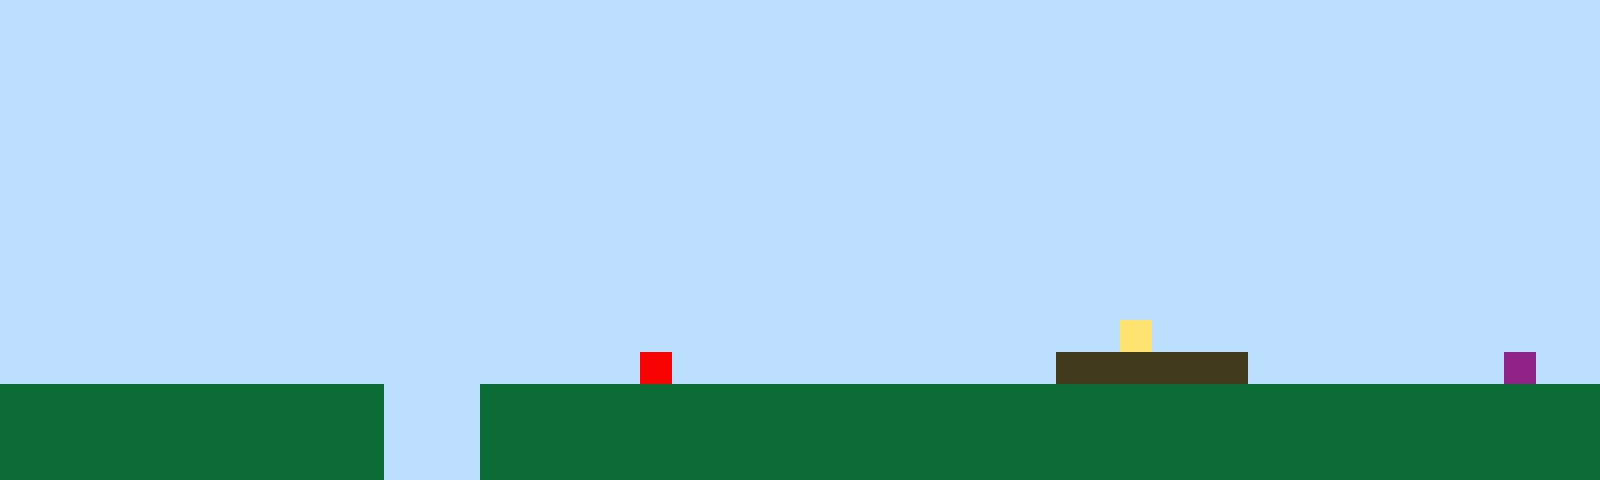

A 2D game scene composited from a Tiled map and its tileset images. What follows is a short description and the map's XML, with every tile layer's data as written:
An orthogonal 50x15 tile map with 32x32 px tiles, 1 tile layer (Tile Layer 1).

<map version="1.10" tiledversion="1.11.2" orientation="orthogonal" renderorder="right-up" width="50" height="15" tilewidth="32" tileheight="32" infinite="0" nextlayerid="2" nextobjectid="1"><editorsettings><export target="map1.csv" format="csv" /></editorsettings><tileset firstgid="1" name="sprites" tilewidth="32" tileheight="32" tilecount="6" columns="3"><image source="sprites.png" width="96" height="64" /></tileset><layer id="1" name="Tile Layer 1" width="50" height="15"><data encoding="csv">1,1,1,1,1,1,1,1,1,1,1,1,1,1,1,1,1,1,1,1,1,1,1,1,1,1,1,1,1,1,1,1,1,1,1,1,1,1,1,1,1,1,1,1,1,1,1,1,1,1,1,1,1,1,1,1,1,1,1,1,1,1,1,1,1,1,1,1,1,1,1,1,1,1,1,1,1,1,1,1,1,1,1,1,1,1,1,1,1,1,1,1,1,1,1,1,1,1,1,1,1,1,1,1,1,1,1,1,1,1,1,1,1,1,1,1,1,1,1,1,1,1,1,1,1,1,1,1,1,1,1,1,1,1,1,1,1,1,1,1,1,1,1,1,1,1,1,1,1,1,1,1,1,1,1,1,1,1,1,1,1,1,1,1,1,1,1,1,1,1,1,1,1,1,1,1,1,1,1,1,1,1,1,1,1,1,1,1,1,1,1,1,1,1,1,1,1,1,1,1,1,1,1,1,1,1,1,1,1,1,1,1,1,1,1,1,1,1,1,1,1,1,1,1,1,1,1,1,1,1,1,1,1,1,1,1,1,1,1,1,1,1,1,1,1,1,1,1,1,1,1,1,1,1,1,1,1,1,1,1,1,1,1,1,1,1,1,1,1,1,1,1,1,1,1,1,1,1,1,1,1,1,1,1,1,1,1,1,1,1,1,1,1,1,1,1,1,1,1,1,1,1,1,1,1,1,1,1,1,1,1,1,1,1,1,1,1,1,1,1,1,1,1,1,1,1,1,1,1,1,1,1,1,1,1,1,1,1,1,1,1,1,1,1,1,1,1,1,1,1,1,1,1,1,1,1,1,1,1,1,1,1,1,1,1,1,1,1,1,1,1,1,1,1,1,1,1,1,1,1,1,1,1,1,1,1,1,1,1,1,1,1,1,1,1,1,1,1,1,1,1,1,1,1,1,1,1,1,1,1,1,1,1,1,1,1,1,1,1,1,1,1,1,1,1,1,1,1,1,1,1,1,1,1,1,1,1,1,1,1,1,1,1,1,1,1,1,1,1,1,1,1,1,1,1,1,1,1,1,1,1,1,1,1,1,1,1,1,1,1,1,1,1,1,1,1,1,1,1,1,1,1,1,1,1,1,1,1,1,1,1,1,1,1,1,1,1,1,1,1,1,1,1,1,1,1,1,1,1,1,1,1,1,1,1,1,1,1,1,1,1,1,1,1,1,1,1,1,1,1,1,1,1,1,1,4,1,1,1,1,1,1,1,1,1,1,1,1,1,1,1,1,1,1,1,1,1,1,1,1,1,1,1,1,1,1,1,1,1,1,5,1,1,1,1,1,1,1,1,1,1,1,1,3,3,3,3,3,3,1,1,1,1,1,1,1,1,6,1,1,2,2,2,2,2,2,2,2,2,2,2,2,1,1,1,2,2,2,2,2,2,2,2,2,2,2,2,2,2,2,2,2,2,2,2,2,2,2,2,2,2,2,2,2,2,2,2,2,2,2,2,2,2,2,2,2,2,2,2,2,2,2,1,1,1,2,2,2,2,2,2,2,2,2,2,2,2,2,2,2,2,2,2,2,2,2,2,2,2,2,2,2,2,2,2,2,2,2,2,2,2,2,2,2,2,2,2,2,2,2,2,2,1,1,1,2,2,2,2,2,2,2,2,2,2,2,2,2,2,2,2,2,2,2,2,2,2,2,2,2,2,2,2,2,2,2,2,2,2,2</data></layer></map>
